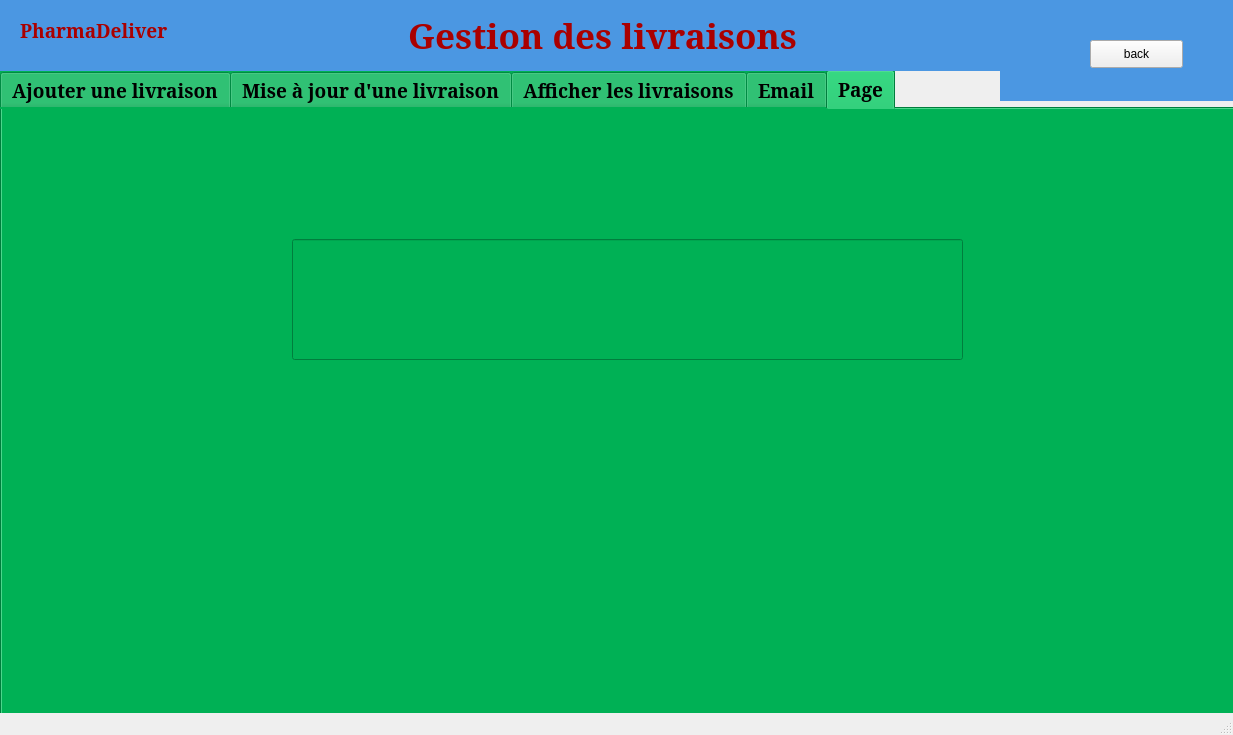
<?xml version="1.0" encoding="UTF-8"?>
<ui version="4.0">
 <class>GSLIVmainwindow</class>
 <widget class="QMainWindow" name="GSLIVmainwindow">
  <property name="geometry">
   <rect>
    <x>0</x>
    <y>0</y>
    <width>1233</width>
    <height>735</height>
   </rect>
  </property>
  <property name="windowTitle">
   <string>GSLIVmainwindow</string>
  </property>
  <widget class="QWidget" name="centralwidget">
   <widget class="QTabWidget" name="tabWidget_2">
    <property name="geometry">
     <rect>
      <x>0</x>
      <y>70</y>
      <width>1251</width>
      <height>691</height>
     </rect>
    </property>
    <property name="font">
     <font>
      <family>MS Serif</family>
      <pointsize>14</pointsize>
      <weight>75</weight>
      <bold>true</bold>
     </font>
    </property>
    <property name="styleSheet">
     <string notr="true">background-color: rgb(162, 162, 162);
background-color: rgb(67, 203, 0);
background-color: rgb(0, 177, 85);</string>
    </property>
    <property name="currentIndex">
     <number>4</number>
    </property>
    <widget class="QWidget" name="tab_2">
     <attribute name="title">
      <string>Ajouter une livraison</string>
     </attribute>
     <widget class="QPushButton" name="pb_ajouter_21">
      <property name="geometry">
       <rect>
        <x>790</x>
        <y>480</y>
        <width>221</width>
        <height>71</height>
       </rect>
      </property>
      <property name="font">
       <font>
        <family>MS Serif</family>
        <pointsize>21</pointsize>
        <weight>75</weight>
        <bold>true</bold>
       </font>
      </property>
      <property name="text">
       <string>Ajouter</string>
      </property>
     </widget>
     <widget class="QLabel" name="label_17">
      <property name="geometry">
       <rect>
        <x>220</x>
        <y>646</y>
        <width>216</width>
        <height>93</height>
       </rect>
      </property>
      <property name="font">
       <font>
        <family>MS Serif</family>
        <pointsize>14</pointsize>
        <weight>75</weight>
        <bold>true</bold>
       </font>
      </property>
      <property name="text">
       <string>Statut de livraison</string>
      </property>
     </widget>
     <widget class="QLabel" name="label_18">
      <property name="geometry">
       <rect>
        <x>120</x>
        <y>70</y>
        <width>281</width>
        <height>61</height>
       </rect>
      </property>
      <property name="font">
       <font>
        <family>MS Serif</family>
        <pointsize>18</pointsize>
        <weight>75</weight>
        <bold>true</bold>
       </font>
      </property>
      <property name="text">
       <string>Numéro de livraison</string>
      </property>
     </widget>
     <widget class="QLineEdit" name="numliv">
      <property name="geometry">
       <rect>
        <x>450</x>
        <y>70</y>
        <width>391</width>
        <height>71</height>
       </rect>
      </property>
      <property name="styleSheet">
       <string notr="true">background-color: rgb(255, 255, 255);</string>
      </property>
     </widget>
     <widget class="QLineEdit" name="dateliv">
      <property name="geometry">
       <rect>
        <x>450</x>
        <y>180</y>
        <width>391</width>
        <height>71</height>
       </rect>
      </property>
      <property name="styleSheet">
       <string notr="true">background-color: rgb(255, 255, 255);</string>
      </property>
     </widget>
     <widget class="QLineEdit" name="adresseliv">
      <property name="geometry">
       <rect>
        <x>450</x>
        <y>290</y>
        <width>391</width>
        <height>71</height>
       </rect>
      </property>
      <property name="styleSheet">
       <string notr="true">background-color: rgb(255, 255, 255);</string>
      </property>
     </widget>
     <widget class="QComboBox" name="statutliv">
      <property name="geometry">
       <rect>
        <x>450</x>
        <y>390</y>
        <width>391</width>
        <height>71</height>
       </rect>
      </property>
      <property name="font">
       <font>
        <family>MS Serif</family>
        <pointsize>14</pointsize>
        <weight>75</weight>
        <bold>true</bold>
       </font>
      </property>
      <item>
       <property name="text">
        <string>En cours</string>
       </property>
      </item>
      <item>
       <property name="text">
        <string>Termine</string>
       </property>
      </item>
     </widget>
     <widget class="QLabel" name="label_40">
      <property name="geometry">
       <rect>
        <x>120</x>
        <y>180</y>
        <width>281</width>
        <height>61</height>
       </rect>
      </property>
      <property name="font">
       <font>
        <family>MS Serif</family>
        <pointsize>18</pointsize>
        <weight>75</weight>
        <bold>true</bold>
       </font>
      </property>
      <property name="text">
       <string>Date de livraison</string>
      </property>
     </widget>
     <widget class="QLabel" name="label_41">
      <property name="geometry">
       <rect>
        <x>120</x>
        <y>290</y>
        <width>281</width>
        <height>61</height>
       </rect>
      </property>
      <property name="font">
       <font>
        <family>MS Serif</family>
        <pointsize>18</pointsize>
        <weight>75</weight>
        <bold>true</bold>
       </font>
      </property>
      <property name="text">
       <string>Adresse de livraison</string>
      </property>
     </widget>
     <widget class="QLabel" name="label_42">
      <property name="geometry">
       <rect>
        <x>120</x>
        <y>400</y>
        <width>281</width>
        <height>61</height>
       </rect>
      </property>
      <property name="font">
       <font>
        <family>MS Serif</family>
        <pointsize>18</pointsize>
        <weight>75</weight>
        <bold>true</bold>
       </font>
      </property>
      <property name="text">
       <string>Statut de livraison</string>
      </property>
     </widget>
    </widget>
    <widget class="QWidget" name="tab_6">
     <attribute name="title">
      <string>Mise à jour d'une livraison</string>
     </attribute>
     <widget class="QLineEdit" name="numliv_m_4">
      <property name="geometry">
       <rect>
        <x>450</x>
        <y>70</y>
        <width>391</width>
        <height>71</height>
       </rect>
      </property>
      <property name="styleSheet">
       <string notr="true">background-color: rgb(255, 255, 255);</string>
      </property>
     </widget>
     <widget class="QLineEdit" name="dateliv_m">
      <property name="geometry">
       <rect>
        <x>450</x>
        <y>180</y>
        <width>391</width>
        <height>71</height>
       </rect>
      </property>
      <property name="styleSheet">
       <string notr="true">background-color: rgb(255, 255, 255);</string>
      </property>
     </widget>
     <widget class="QPushButton" name="pb_modifier_21">
      <property name="geometry">
       <rect>
        <x>760</x>
        <y>480</y>
        <width>241</width>
        <height>71</height>
       </rect>
      </property>
      <property name="font">
       <font>
        <family>MS Serif</family>
        <pointsize>21</pointsize>
        <weight>75</weight>
        <bold>true</bold>
       </font>
      </property>
      <property name="text">
       <string>Modifier</string>
      </property>
     </widget>
     <widget class="QComboBox" name="statutliv_m">
      <property name="geometry">
       <rect>
        <x>450</x>
        <y>390</y>
        <width>391</width>
        <height>71</height>
       </rect>
      </property>
      <property name="font">
       <font>
        <family>MS Serif</family>
        <pointsize>14</pointsize>
        <weight>75</weight>
        <bold>true</bold>
       </font>
      </property>
      <item>
       <property name="text">
        <string>En cours</string>
       </property>
      </item>
      <item>
       <property name="text">
        <string>Termine</string>
       </property>
      </item>
     </widget>
     <widget class="QLabel" name="label_19">
      <property name="geometry">
       <rect>
        <x>100</x>
        <y>80</y>
        <width>281</width>
        <height>61</height>
       </rect>
      </property>
      <property name="font">
       <font>
        <family>MS Serif</family>
        <pointsize>18</pointsize>
        <weight>75</weight>
        <bold>true</bold>
       </font>
      </property>
      <property name="text">
       <string>Numéro de livraison</string>
      </property>
     </widget>
     <widget class="QLineEdit" name="adresseliv_m">
      <property name="geometry">
       <rect>
        <x>450</x>
        <y>290</y>
        <width>391</width>
        <height>71</height>
       </rect>
      </property>
      <property name="styleSheet">
       <string notr="true">background-color: rgb(255, 255, 255);</string>
      </property>
     </widget>
     <widget class="QLabel" name="label_43">
      <property name="geometry">
       <rect>
        <x>100</x>
        <y>180</y>
        <width>281</width>
        <height>61</height>
       </rect>
      </property>
      <property name="font">
       <font>
        <family>MS Serif</family>
        <pointsize>18</pointsize>
        <weight>75</weight>
        <bold>true</bold>
       </font>
      </property>
      <property name="text">
       <string>Date de livraison</string>
      </property>
     </widget>
     <widget class="QLabel" name="label_44">
      <property name="geometry">
       <rect>
        <x>100</x>
        <y>290</y>
        <width>281</width>
        <height>61</height>
       </rect>
      </property>
      <property name="font">
       <font>
        <family>MS Serif</family>
        <pointsize>18</pointsize>
        <weight>75</weight>
        <bold>true</bold>
       </font>
      </property>
      <property name="text">
       <string>Adresse de livraison</string>
      </property>
     </widget>
     <widget class="QLabel" name="label_45">
      <property name="geometry">
       <rect>
        <x>100</x>
        <y>400</y>
        <width>281</width>
        <height>61</height>
       </rect>
      </property>
      <property name="font">
       <font>
        <family>MS Serif</family>
        <pointsize>18</pointsize>
        <weight>75</weight>
        <bold>true</bold>
       </font>
      </property>
      <property name="text">
       <string>Statut de livraison</string>
      </property>
     </widget>
    </widget>
    <widget class="QWidget" name="tab_7">
     <attribute name="title">
      <string>Afficher les livraisons</string>
     </attribute>
     <widget class="QTableView" name="tablivraisons">
      <property name="geometry">
       <rect>
        <x>100</x>
        <y>10</y>
        <width>831</width>
        <height>331</height>
       </rect>
      </property>
      <property name="styleSheet">
       <string notr="true">background-color: rgb(255, 255, 255);</string>
      </property>
     </widget>
     <widget class="QPushButton" name="pb_trier_21">
      <property name="geometry">
       <rect>
        <x>840</x>
        <y>480</y>
        <width>171</width>
        <height>71</height>
       </rect>
      </property>
      <property name="font">
       <font>
        <family>MS Serif</family>
        <pointsize>21</pointsize>
        <weight>75</weight>
        <bold>true</bold>
       </font>
      </property>
      <property name="text">
       <string>Trier</string>
      </property>
     </widget>
     <widget class="QPushButton" name="pb_rechercher_21">
      <property name="geometry">
       <rect>
        <x>560</x>
        <y>480</y>
        <width>231</width>
        <height>71</height>
       </rect>
      </property>
      <property name="font">
       <font>
        <family>MS Serif</family>
        <pointsize>21</pointsize>
        <weight>75</weight>
        <bold>true</bold>
       </font>
      </property>
      <property name="text">
       <string>Rechercher</string>
      </property>
     </widget>
     <widget class="QLineEdit" name="numero">
      <property name="geometry">
       <rect>
        <x>220</x>
        <y>370</y>
        <width>581</width>
        <height>61</height>
       </rect>
      </property>
      <property name="styleSheet">
       <string notr="true">background-color: rgb(255, 255, 255);</string>
      </property>
     </widget>
     <widget class="QPushButton" name="pb_supprimer_21">
      <property name="geometry">
       <rect>
        <x>300</x>
        <y>480</y>
        <width>211</width>
        <height>71</height>
       </rect>
      </property>
      <property name="font">
       <font>
        <family>MS Serif</family>
        <pointsize>21</pointsize>
        <weight>75</weight>
        <bold>true</bold>
       </font>
      </property>
      <property name="text">
       <string>Supprimer</string>
      </property>
     </widget>
     <widget class="QPushButton" name="pb_stat_21">
      <property name="geometry">
       <rect>
        <x>60</x>
        <y>480</y>
        <width>211</width>
        <height>71</height>
       </rect>
      </property>
      <property name="font">
       <font>
        <family>MS Serif</family>
        <pointsize>21</pointsize>
        <weight>75</weight>
        <bold>true</bold>
       </font>
      </property>
      <property name="text">
       <string>Statistiques</string>
      </property>
     </widget>
     <widget class="QPushButton" name="pb_pdf_21">
      <property name="geometry">
       <rect>
        <x>840</x>
        <y>390</y>
        <width>171</width>
        <height>71</height>
       </rect>
      </property>
      <property name="font">
       <font>
        <family>MS Serif</family>
        <pointsize>21</pointsize>
        <weight>75</weight>
        <bold>true</bold>
       </font>
      </property>
      <property name="text">
       <string>PDF</string>
      </property>
     </widget>
    </widget>
    <widget class="QWidget" name="tab_8">
     <attribute name="title">
      <string>Email</string>
     </attribute>
     <widget class="QLabel" name="label_20">
      <property name="geometry">
       <rect>
        <x>80</x>
        <y>0</y>
        <width>211</width>
        <height>61</height>
       </rect>
      </property>
      <property name="font">
       <font>
        <family>MS Serif</family>
        <pointsize>14</pointsize>
        <weight>75</weight>
        <bold>true</bold>
       </font>
      </property>
      <property name="text">
       <string>      Smtp-server :</string>
      </property>
     </widget>
     <widget class="QLabel" name="label_21">
      <property name="geometry">
       <rect>
        <x>120</x>
        <y>150</y>
        <width>171</width>
        <height>61</height>
       </rect>
      </property>
      <property name="font">
       <font>
        <family>MS Serif</family>
        <pointsize>14</pointsize>
        <weight>75</weight>
        <bold>true</bold>
       </font>
      </property>
      <property name="text">
       <string>Password :</string>
      </property>
     </widget>
     <widget class="QLabel" name="label_22">
      <property name="geometry">
       <rect>
        <x>120</x>
        <y>100</y>
        <width>171</width>
        <height>61</height>
       </rect>
      </property>
      <property name="font">
       <font>
        <family>MS Serif</family>
        <pointsize>14</pointsize>
        <weight>75</weight>
        <bold>true</bold>
       </font>
      </property>
      <property name="text">
       <string>Username :</string>
      </property>
     </widget>
     <widget class="QLabel" name="label_23">
      <property name="geometry">
       <rect>
        <x>120</x>
        <y>200</y>
        <width>161</width>
        <height>61</height>
       </rect>
      </property>
      <property name="font">
       <font>
        <family>MS Serif</family>
        <pointsize>14</pointsize>
        <weight>75</weight>
        <bold>true</bold>
       </font>
      </property>
      <property name="text">
       <string>Recipant to :</string>
      </property>
     </widget>
     <widget class="QLabel" name="label_24">
      <property name="geometry">
       <rect>
        <x>120</x>
        <y>60</y>
        <width>181</width>
        <height>51</height>
       </rect>
      </property>
      <property name="font">
       <font>
        <family>MS Serif</family>
        <pointsize>14</pointsize>
        <weight>75</weight>
        <bold>true</bold>
       </font>
      </property>
      <property name="text">
       <string>Server port :</string>
      </property>
     </widget>
     <widget class="QLabel" name="label_25">
      <property name="geometry">
       <rect>
        <x>120</x>
        <y>300</y>
        <width>171</width>
        <height>61</height>
       </rect>
      </property>
      <property name="font">
       <font>
        <family>MS Serif</family>
        <pointsize>14</pointsize>
        <weight>75</weight>
        <bold>true</bold>
       </font>
      </property>
      <property name="text">
       <string>Attachement :</string>
      </property>
     </widget>
     <widget class="QLabel" name="label_26">
      <property name="geometry">
       <rect>
        <x>120</x>
        <y>250</y>
        <width>161</width>
        <height>61</height>
       </rect>
      </property>
      <property name="font">
       <font>
        <family>MS Serif</family>
        <pointsize>14</pointsize>
        <weight>75</weight>
        <bold>true</bold>
       </font>
      </property>
      <property name="text">
       <string>Subject :</string>
      </property>
     </widget>
     <widget class="QLabel" name="label_27">
      <property name="geometry">
       <rect>
        <x>120</x>
        <y>400</y>
        <width>151</width>
        <height>61</height>
       </rect>
      </property>
      <property name="font">
       <font>
        <family>MS Serif</family>
        <pointsize>14</pointsize>
        <weight>75</weight>
        <bold>true</bold>
       </font>
      </property>
      <property name="text">
       <string>Message :</string>
      </property>
     </widget>
     <widget class="QLineEdit" name="server">
      <property name="geometry">
       <rect>
        <x>320</x>
        <y>10</y>
        <width>691</width>
        <height>41</height>
       </rect>
      </property>
      <property name="font">
       <font>
        <family>MS Serif</family>
        <pointsize>14</pointsize>
        <weight>75</weight>
        <bold>true</bold>
       </font>
      </property>
      <property name="styleSheet">
       <string notr="true">background-color: rgb(255, 255, 255);</string>
      </property>
      <property name="text">
       <string>smtp.gmail.com</string>
      </property>
     </widget>
     <widget class="QLineEdit" name="paswd">
      <property name="geometry">
       <rect>
        <x>320</x>
        <y>160</y>
        <width>691</width>
        <height>41</height>
       </rect>
      </property>
      <property name="styleSheet">
       <string notr="true">background-color: rgb(255, 255, 255);</string>
      </property>
     </widget>
     <widget class="QLineEdit" name="rcpt">
      <property name="geometry">
       <rect>
        <x>320</x>
        <y>210</y>
        <width>691</width>
        <height>41</height>
       </rect>
      </property>
      <property name="styleSheet">
       <string notr="true">background-color: rgb(255, 255, 255);</string>
      </property>
     </widget>
     <widget class="QLineEdit" name="subject">
      <property name="geometry">
       <rect>
        <x>320</x>
        <y>260</y>
        <width>691</width>
        <height>41</height>
       </rect>
      </property>
      <property name="styleSheet">
       <string notr="true">background-color: rgb(255, 255, 255);</string>
      </property>
     </widget>
     <widget class="QLineEdit" name="uname">
      <property name="geometry">
       <rect>
        <x>320</x>
        <y>110</y>
        <width>691</width>
        <height>41</height>
       </rect>
      </property>
      <property name="styleSheet">
       <string notr="true">background-color: rgb(255, 255, 255);</string>
      </property>
     </widget>
     <widget class="QLineEdit" name="port">
      <property name="geometry">
       <rect>
        <x>320</x>
        <y>60</y>
        <width>691</width>
        <height>41</height>
       </rect>
      </property>
      <property name="font">
       <font>
        <family>MS Serif</family>
        <pointsize>14</pointsize>
        <weight>75</weight>
        <bold>true</bold>
       </font>
      </property>
      <property name="styleSheet">
       <string notr="true">background-color: rgb(255, 255, 255);</string>
      </property>
      <property name="text">
       <string>465</string>
      </property>
     </widget>
     <widget class="QLineEdit" name="file">
      <property name="geometry">
       <rect>
        <x>320</x>
        <y>310</y>
        <width>521</width>
        <height>41</height>
       </rect>
      </property>
      <property name="styleSheet">
       <string notr="true">background-color: rgb(255, 255, 255);</string>
      </property>
     </widget>
     <widget class="QPlainTextEdit" name="msg">
      <property name="geometry">
       <rect>
        <x>320</x>
        <y>360</y>
        <width>691</width>
        <height>171</height>
       </rect>
      </property>
      <property name="styleSheet">
       <string notr="true">background-color: rgb(255, 255, 255);</string>
      </property>
     </widget>
     <widget class="QPushButton" name="sendBtn">
      <property name="geometry">
       <rect>
        <x>692</x>
        <y>550</y>
        <width>151</width>
        <height>51</height>
       </rect>
      </property>
      <property name="font">
       <font>
        <family>MS Serif</family>
        <pointsize>14</pointsize>
        <weight>75</weight>
        <bold>true</bold>
       </font>
      </property>
      <property name="text">
       <string>Send</string>
      </property>
     </widget>
     <widget class="QPushButton" name="exitBtn">
      <property name="geometry">
       <rect>
        <x>860</x>
        <y>550</y>
        <width>151</width>
        <height>51</height>
       </rect>
      </property>
      <property name="font">
       <font>
        <family>MS Serif</family>
        <pointsize>14</pointsize>
        <weight>75</weight>
        <bold>true</bold>
       </font>
      </property>
      <property name="text">
       <string>Exit</string>
      </property>
     </widget>
     <widget class="QPushButton" name="browseBtn">
      <property name="geometry">
       <rect>
        <x>850</x>
        <y>310</y>
        <width>161</width>
        <height>41</height>
       </rect>
      </property>
      <property name="font">
       <font>
        <family>MS Serif</family>
        <pointsize>14</pointsize>
        <weight>75</weight>
        <bold>true</bold>
       </font>
      </property>
      <property name="text">
       <string>Browse...</string>
      </property>
     </widget>
    </widget>
    <widget class="QWidget" name="tab">
     <attribute name="title">
      <string>Page</string>
     </attribute>
     <widget class="QLineEdit" name="Cordonnees">
      <property name="geometry">
       <rect>
        <x>290</x>
        <y>130</y>
        <width>671</width>
        <height>121</height>
       </rect>
      </property>
     </widget>
    </widget>
   </widget>
   <widget class="QLabel" name="label">
    <property name="geometry">
     <rect>
      <x>0</x>
      <y>-10</y>
      <width>1421</width>
      <height>81</height>
     </rect>
    </property>
    <property name="styleSheet">
     <string notr="true">background-color: rgb(75, 151, 226);</string>
    </property>
    <property name="text">
     <string/>
    </property>
   </widget>
   <widget class="QLabel" name="label_3">
    <property name="geometry">
     <rect>
      <x>390</x>
      <y>10</y>
      <width>411</width>
      <height>51</height>
     </rect>
    </property>
    <property name="font">
     <font>
      <family>MS Serif</family>
      <pointsize>26</pointsize>
      <weight>75</weight>
      <bold>true</bold>
     </font>
    </property>
    <property name="styleSheet">
     <string notr="true">color: rgb(170, 0, 0);</string>
    </property>
    <property name="text">
     <string>  Gestion des livraisons</string>
    </property>
   </widget>
   <widget class="QLabel" name="label_4">
    <property name="geometry">
     <rect>
      <x>20</x>
      <y>10</y>
      <width>161</width>
      <height>41</height>
     </rect>
    </property>
    <property name="font">
     <font>
      <family>MS Serif</family>
      <pointsize>14</pointsize>
      <weight>75</weight>
      <bold>true</bold>
     </font>
    </property>
    <property name="styleSheet">
     <string notr="true">color: rgb(170, 0, 0);</string>
    </property>
    <property name="text">
     <string>PharmaDeliver</string>
    </property>
   </widget>
   <widget class="QLabel" name="label_5">
    <property name="geometry">
     <rect>
      <x>1090</x>
      <y>10</y>
      <width>121</width>
      <height>101</height>
     </rect>
    </property>
    <property name="text">
     <string/>
    </property>
    <property name="pixmap">
     <pixmap>../../../Downloads/logo (2).png</pixmap>
    </property>
    <property name="scaledContents">
     <bool>true</bool>
    </property>
   </widget>
   <widget class="QPushButton" name="pushButton_back">
    <property name="geometry">
     <rect>
      <x>1090</x>
      <y>40</y>
      <width>93</width>
      <height>28</height>
     </rect>
    </property>
    <property name="text">
     <string>back</string>
    </property>
   </widget>
   <widget class="QLabel" name="label_2">
    <property name="geometry">
     <rect>
      <x>1000</x>
      <y>0</y>
      <width>441</width>
      <height>101</height>
     </rect>
    </property>
    <property name="styleSheet">
     <string notr="true">background-color: rgb(75, 151, 226);</string>
    </property>
    <property name="text">
     <string/>
    </property>
   </widget>
   <zorder>label_2</zorder>
   <zorder>tabWidget_2</zorder>
   <zorder>label</zorder>
   <zorder>label_3</zorder>
   <zorder>label_4</zorder>
   <zorder>label_5</zorder>
   <zorder>pushButton_back</zorder>
  </widget>
  <widget class="QStatusBar" name="statusbar"/>
 </widget>
 <resources/>
 <connections/>
</ui>
